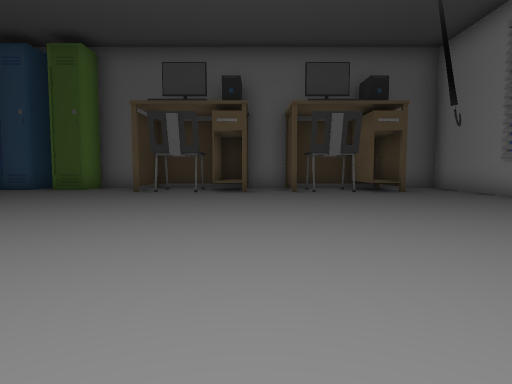
[1] (above)

24 first-person views from a walk through a scene from a Unity 3-D project. The camera is 1.2 m above the floor, tilts 4° down and sees 75° across. The floor is counted in squares, 2 m on a side. Each view is taken from the middle of a square. On the plan, view 1 faces up. The plan holds only what a view shows up to about 10 squares ahead; the rest is blank. The place goes on beyond the plan. The player character is not drawn. Some animated figures are not drawn.

[2]
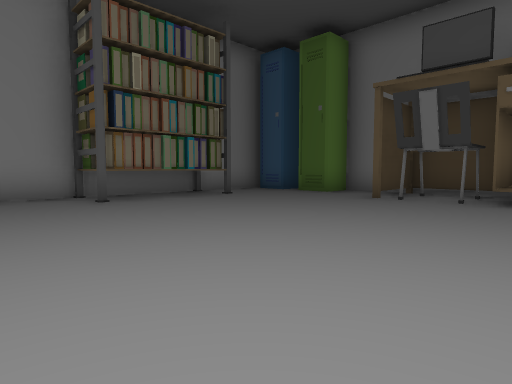

[3]
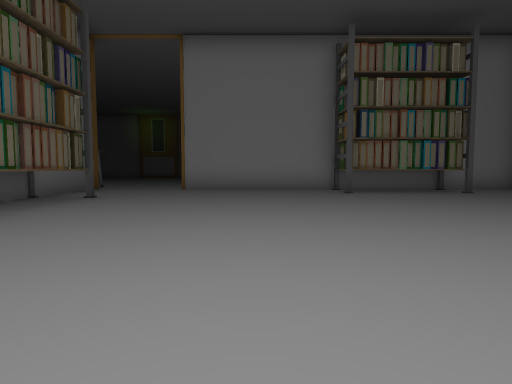

[4]
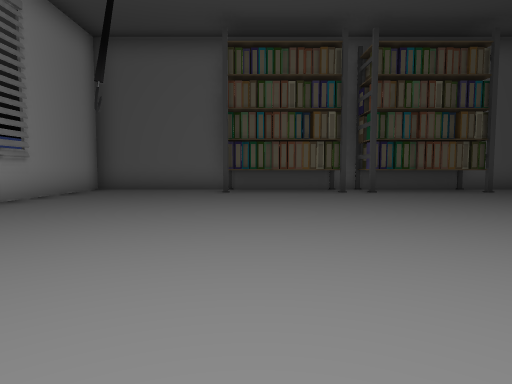

[5]
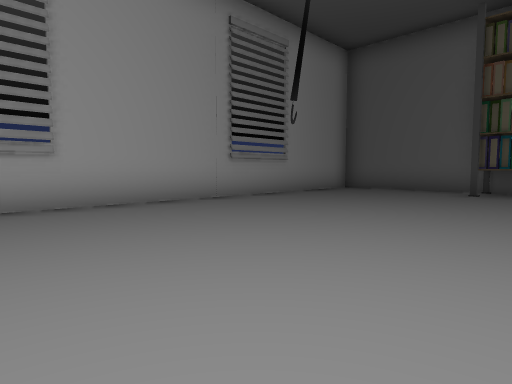

[6]
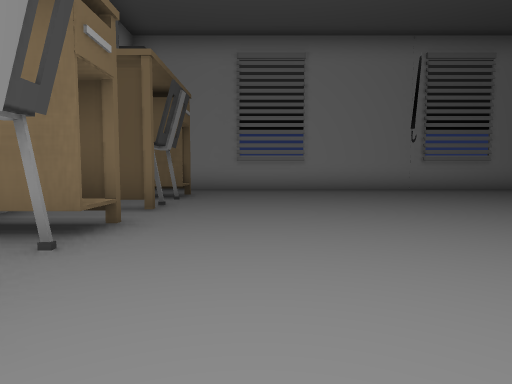

[7]
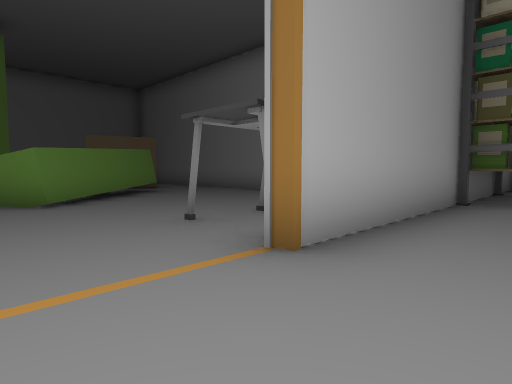

[8]
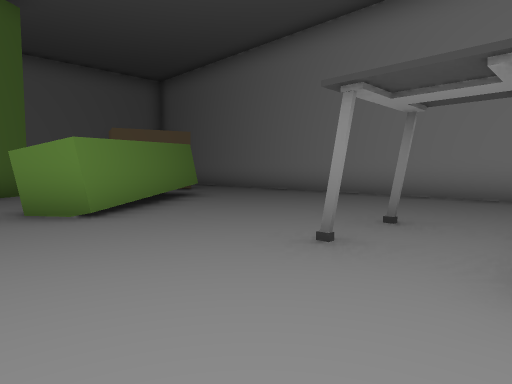

[9]
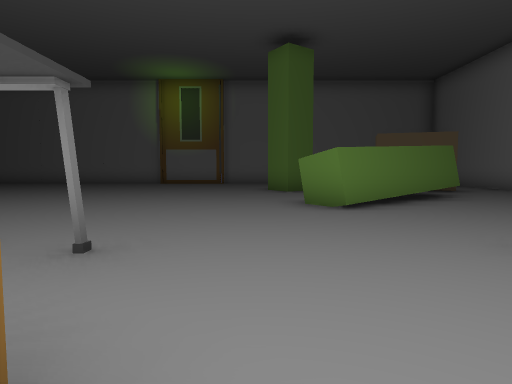

[10]
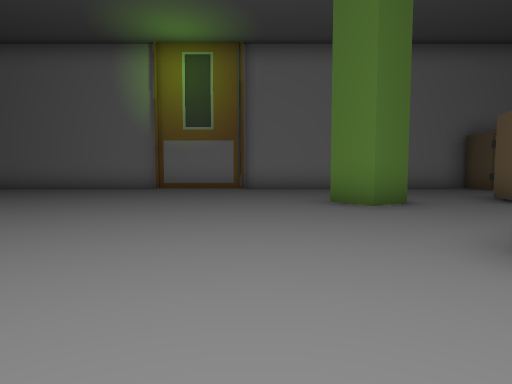

[11]
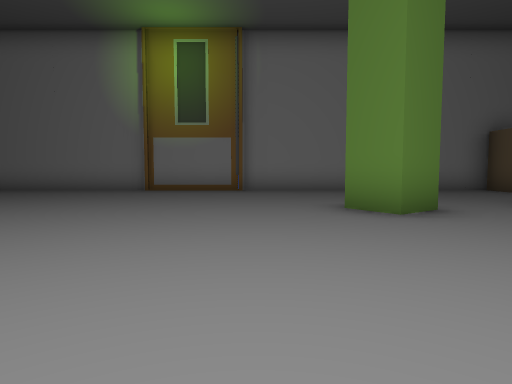

[12]
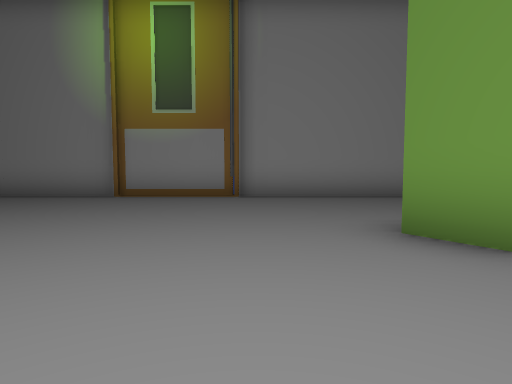

[13]
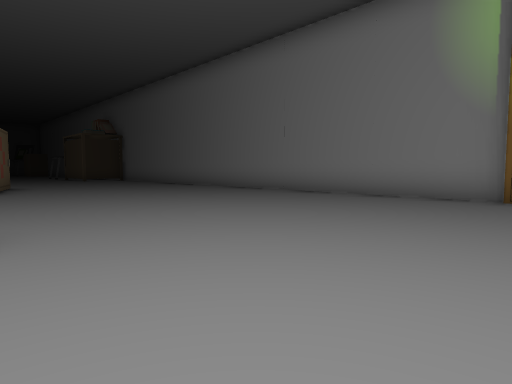

[14]
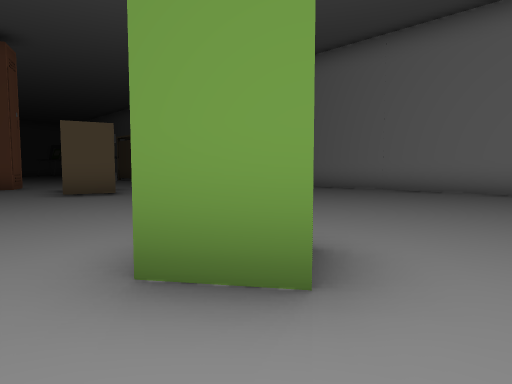

[15]
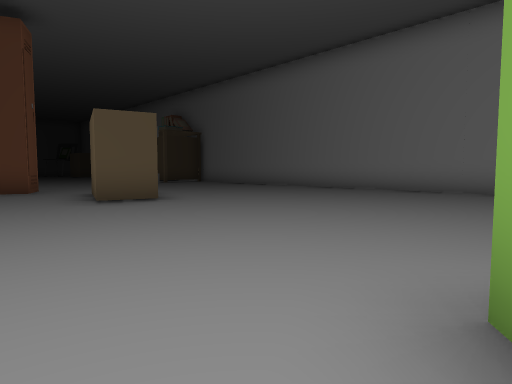

[16]
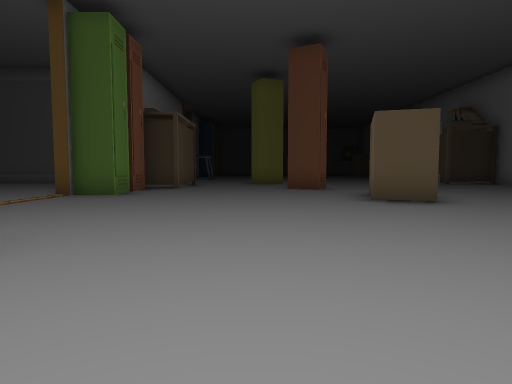

[17]
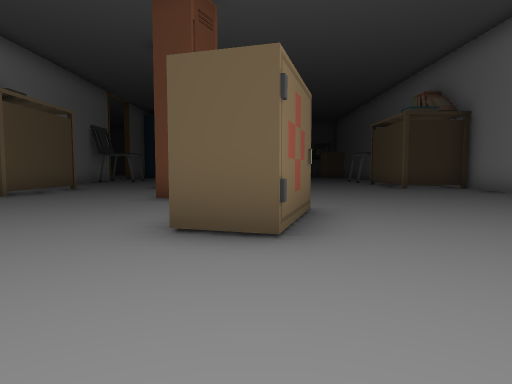

[18]
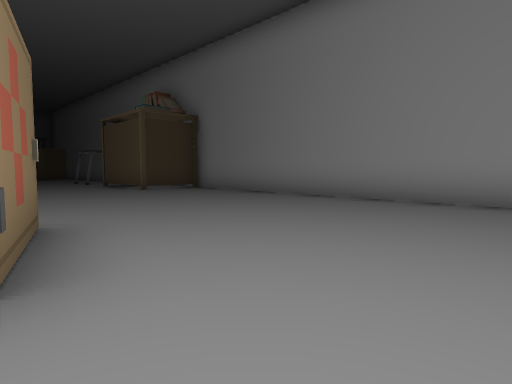

[19]
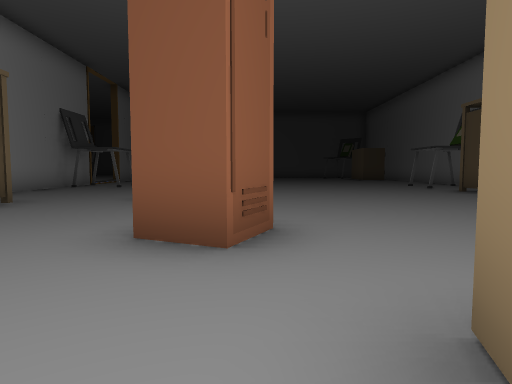

[20]
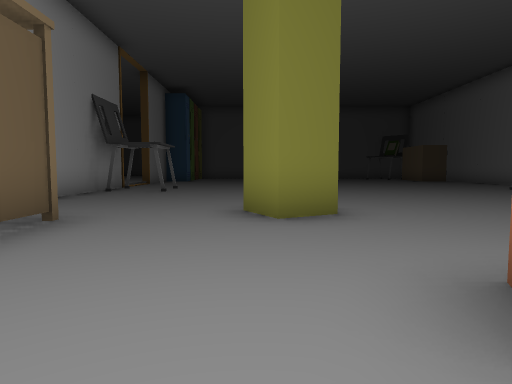

[21]
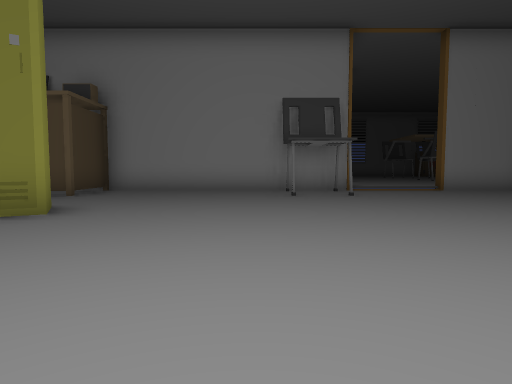

[22]
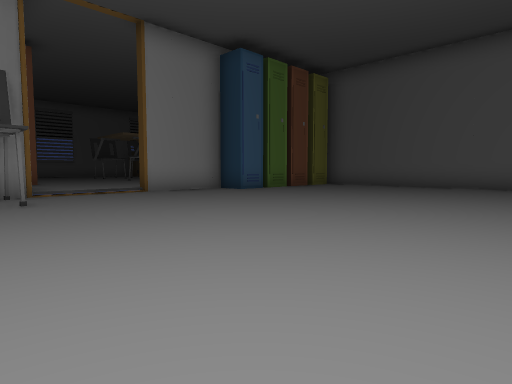

[23]
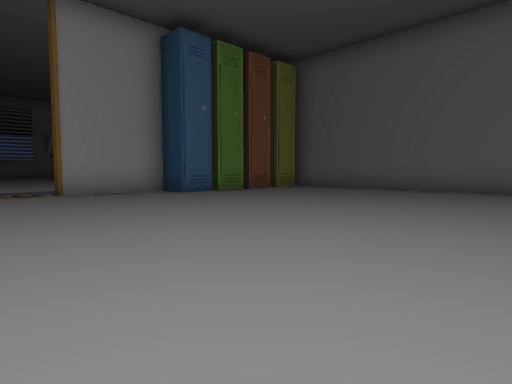

[24]
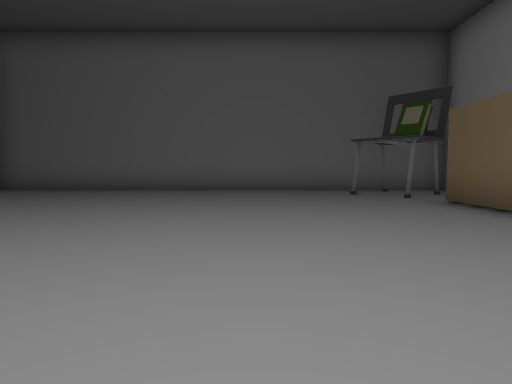

### Floor plan
Key: @ floor where view 1 was taken; # wall or solid block; . main floor; : floor 0.25 m higher than the main floor; C chair; T table; B books; O other object.
Columns run from 22 left of view 1 to 6 right of it. Each row starts with its distance up from view 1.
 11                  ##
 10               ## #.C.T.T.T..#
  9               #....C.T.T.T..#
  8               #.............#
  7               # ............#
  6      ########## ............#
  5      .........#O............#
  4 ##   .........#.............#
  3 #...  ........#.............#
  2 #....O.##.....C.............#
  1 # ......#.....#.............#
  0 #.......##....C.......@.....#
 -1 #....#...#..................#
 -2 #................    B  ....#
 -3 #.............C##############
 -4 #.............
 -5 #............
 -6 #..........
 -7 #..........
 -8 #.......##.
 -9 #........#.
-10 #...........
-11 #............
-12 #.............
-13 #.............
-14 #..............
-15 #......O........
-16 #......#........
-17 #......#......#..
-18 #.............#...
-19 #.......##...T  ..
-20 #............T
-21 #.............
-22 ##T......##..T##
-23    .......#....#
-24   T............#
-25   .............#
-26   .............#
-27    ...........C
-28    ...........#
-29       .........:::#
-30      ..........:::
-31     ...........:::
-32    ...........#
-33    ...........#
-34   #...........#
-35   O...........#
-36   .#..........#
-37   #.#........
-38  .............
-39  #############

Where each view was taken, in squares from view 1:
view 1: 0 up, 0 right, facing up
view 2: 2 up, 0 right, facing up-left
view 3: 2 up, 2 right, facing left
view 4: 7 up, 1 right, facing down
view 5: 7 up, 0 right, facing down-right
view 6: 7 up, 4 left, facing right
view 7: 2 down, 6 left, facing up-left
view 8: 2 down, 8 left, facing up-left
view 9: 2 down, 7 left, facing left
view 10: 3 down, 11 left, facing left
view 11: 3 down, 12 left, facing left
view 12: 3 down, 14 left, facing left
view 13: 5 down, 14 left, facing down-left
view 14: 7 down, 12 left, facing down-left
view 15: 9 down, 12 left, facing down-left
view 16: 9 down, 12 left, facing down
view 17: 12 down, 15 left, facing down
view 18: 13 down, 15 left, facing down-left
view 19: 16 down, 14 left, facing down
view 20: 18 down, 12 left, facing down
view 21: 26 down, 17 left, facing right
view 22: 27 down, 16 left, facing down-right
view 23: 29 down, 16 left, facing down-right
view 24: 29 down, 16 left, facing down
